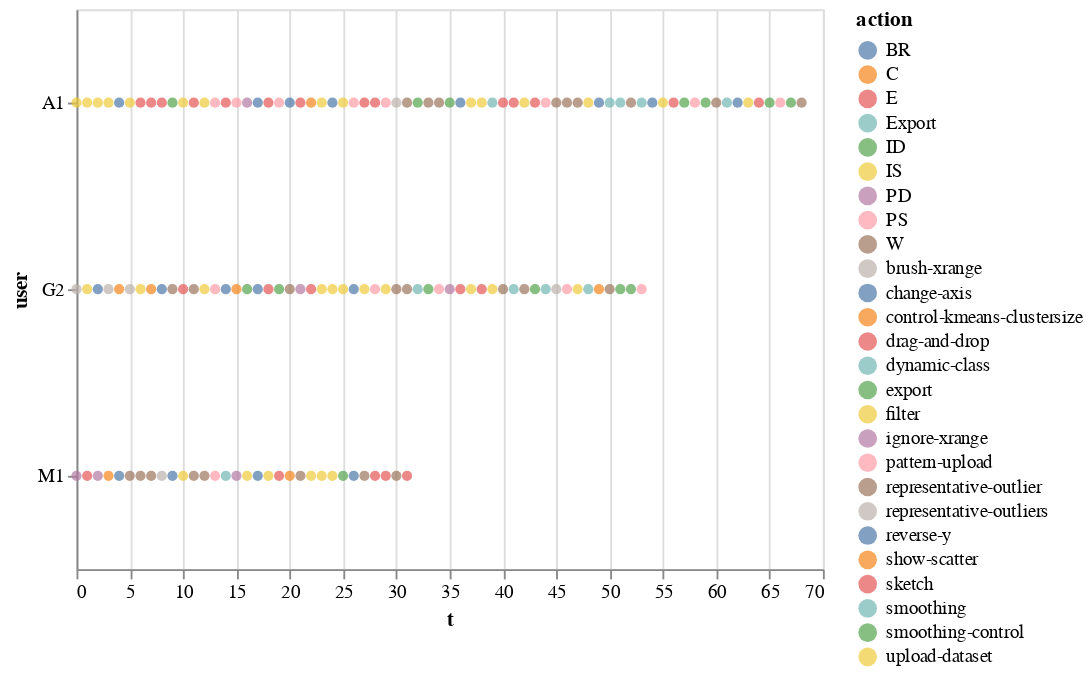

This figure's notebook cell:
### Code cell
alt.Chart(df).mark_circle().encode(        
    color='action',
    y="user",
    x='t'
)

### Figure 1 — Vega-Lite specification as saved in the notebook (floating-point values rounded to 4 significant figures; data arrays with more than 128 entries replaced by an {"elided": "..."} marker saying what was removed)
{"$schema": "https://vega.github.io/schema/vega-lite/v2.6.0.json", "config": {"view": {"height": 300, "width": 400}}, "data": {"name": "data-3de1b3c744dc856cf304f7e3777e84ea"}, "datasets": {"data-3de1b3c744dc856cf304f7e3777e84ea": {"elided": "155 records"}}, "encoding": {"color": {"field": "action", "type": "nominal"}, "x": {"field": "t", "type": "quantitative"}, "y": {"field": "user", "type": "nominal"}}, "mark": "circle"}
